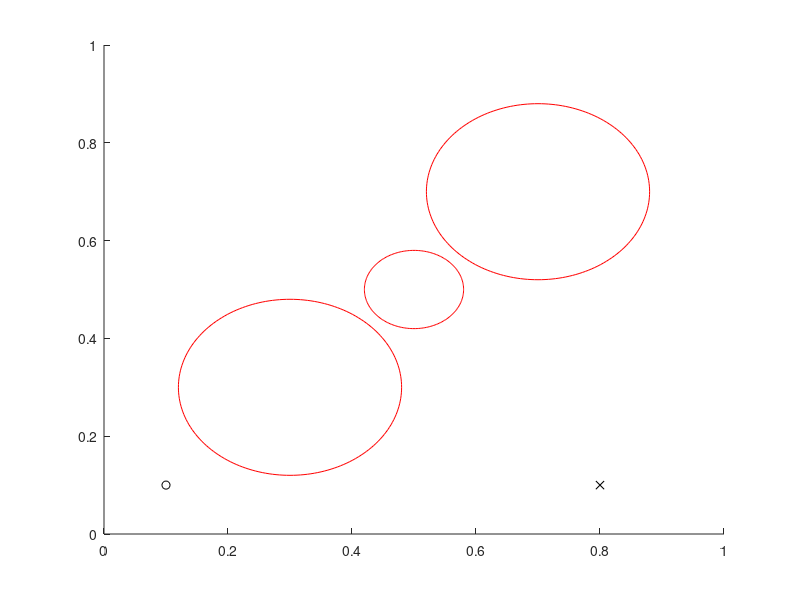

This figure's MATLAB source: (Note: this script raises an error after producing the figure.)
%% Jun You 9/11/17
% This script will demonstrate the improved version of rapidly-exploring random tree called RRT*
% The variables defined to describe vertices which are inputs for the functions used in this script are structured with fields:
%     coord : Array of coordinates [x value, y value]
%     ind : used to number the vertices; will be used to keep track of indices used to create network graphs
% 
% Once ran, you will see tree shaped graph with pink line segments representing graphs. 
% The yellow segment will be removed branch and blue segments will be optimized branch. 
% This is to demontrate the different between RRT and RRT*.
% (RRT will not have the blue branches formed but yellow branches as pink
% braches)
% 
% For information on the algorithm, go to section 3 and 4 of the paper on 
% https://people.eecs.berkeley.edu/~pabbeel/cs287-fa15/optreadings/rrtstar.pdf
%% Initialization
clearvars -except yy
close all
figure; 
axis([0 1 0 1]);
hold on;
% Obstacles (circles)
Obst_1.mid = [0.7,0.7]; Obst_1.rad = .18; % Center and radius of circle
Obst_2.mid = [0.3,0.3]; Obst_2.rad = .18;
Obst_3.mid = [0.5,0.5]; Obst_3.rad = .08;
% Obst_1.mid = [0.7,0.7]; Obst_1.rad = .21; % Center and radius of circle
% Obst_2.mid = [0.3,0.3]; Obst_2.rad = .21;
% Obst_3.mid = [0.5,0.5]; Obst_3.rad = .08;
Obst = [Obst_1,Obst_2,Obst_3]; 
% Plotting Obstacles
for a = 1:length(Obst)
    th = 0:pi/100:2*pi;
    xunit = Obst(a).rad.*cos(th) + Obst(a).mid(1);
    yunit = Obst(a).rad.*sin(th) + Obst(a).mid(2);
    plot(xunit,yunit, 'r');
end
waypoints = cat(1,[0.1,0.1],[0.8,0.1],[0.1,0.8],[0.9,0.9]);
num_iter = 200; %Set number of iteration to create random point
EPS = .05; % Maximum edge length
Near_r = .08; % Maximum searching radius for rebranching

for wp_ind = 1:length(waypoints)-1

%Initial Coordinate
x_init.coord = waypoints(wp_ind,:);
x_init.ind = 1; 
x_goal.coord = waypoints(wp_ind+1,:); % Coordinate of the goal
h = true;
clear Vertex Tree;
Vertex(1) = x_init;
plot(x_init.coord(1), x_init.coord(2),'o','color','black');
plot(x_goal.coord(1), x_goal.coord(2),'x','color','black');
% Using digraph function to keep track of edges using indices of vertices. 
Tree = digraph;
Tree = addnode(Tree, 1);
% Toggle comment (ctrl+R) or uncomment (ctrl+T) the 4 lines below with *** to use previous random points for testing purposes 
yy=[]; %***
while h
    x_rand.coord = [rand(),rand()]; %*** 
    yy=[yy ; x_rand.coord]; %***
%     x_rand.coord = yy(x,:); %***
    x_nearest = Nearest(Vertex,Tree,x_rand);
    x_new = Steer(x_nearest,x_rand,EPS);
    if CollisionFree(x_nearest,x_new,Obst)
        X_near = Near(Vertex,Tree,x_new,Near_r);
        x_new.ind = length(Vertex)+1;
        x_min = x_nearest; 
        c_cost = distances(Tree,1,x_nearest.ind)+Cost(x_nearest,x_new);
        
        % Connect along a minimum-cost path
        for y = 1:length(X_near)
            if CollisionFree(X_near(y),x_new,Obst) && (distances(Tree,1,X_near(y).ind)+Cost(X_near(y),x_new))<c_cost
                x_min = X_near(y); 
                c_cost = distances(Tree,1,X_near(y).ind)+Cost(X_near(y),x_new);
            end
        end
        Vertex = [Vertex x_new];
        Tree = addedge(Tree,[x_min.ind],[x_new.ind],Cost(x_min,x_new));
        
        % Draw edges and vertices to form paths
        line([x_min.coord(1),x_new.coord(1)],[x_min.coord(2),x_new.coord(2)],'Color', 'y', 'LineWidth', 1);
        plot(x_new.coord(1), x_new.coord(2),'x','color','y');
        hold on;
        
        % Rewire the tree to create optimal paths (You may
        % comment/remove this whole for-loop to change to RRT)
        for z = 1:length(X_near)
            nom_cost=[];
            if CollisionFree(x_new,X_near(z),Obst) && (distances(Tree,1,x_new.ind)+Cost(x_new,X_near(z)))<distances(Tree,1,X_near(z).ind)
                parent_ind = predecessors(Tree,X_near(z).ind);
                x_parent = Vertex(parent_ind);
                Tree = rmedge(Tree,[x_parent.ind],[X_near(z).ind]);
                Tree = addedge(Tree,[x_new.ind],[X_near(z).ind],Cost(x_new,X_near(z)));
                                
                % Draw remove old branch (Redrew in white) and replace with better branch (in blue)
                line([x_parent.coord(1),X_near(z).coord(1)],[x_parent.coord(2),X_near(z).coord(2)],'Color', 'y', 'LineWidth', 1)
                line([x_new.coord(1),X_near(z).coord(1)],[x_new.coord(2),X_near(z).coord(2)],'Color', 'y', 'LineWidth', 1)
                drawnow;
                hold on;
            end
        end
    end
    % Check if the end the last vertex connects to the goal
    if CollisionFree(x_new,x_goal,Obst) && Cost(x_new,x_goal)< 4*EPS
        x_goal.ind = x_new.ind+1;
        Vertex = [Vertex x_goal];
        Tree = addedge(Tree,[x_new.ind],[x_goal.ind],Cost(x_new,x_goal));
        plot(x_goal.coord(1), x_goal.coord(2),'x','color','black');
        path = shortestpath(Tree,1,x_goal.ind);
        for j = 1:length(path)-1
            line([Vertex(path(j)).coord(1),Vertex(path(j+1)).coord(1)],[Vertex(path(j)).coord(2),Vertex(path(j+1)).coord(2)],'Color', 'black', 'LineWidth', 1)
        end
        h = false;
    end
end
end
% The script below is another way of plotting paths. Use this if you want to graph directly from the network graph. 
% figure;
% plot(Tree)
% figure;
% for aaa = 1:length(Vertex)
%     plot(Vertex(aaa).coord(1), Vertex(aaa).coord(2),'x','color','b');
%     drawnow;
%     hold on;
% end
% edges = Tree.Edges.EndNodes;
% for a = 1:length(Tree.Edges.EndNodes)
%     line([Vertex(edges(a,1)).coord(1),Vertex(edges(a,2)).coord(1)],[Vertex(edges(a,1)).coord(2),Vertex(edges(a,2)).coord(2)],'Color', 'm', 'LineWidth', 1)
%     drawnow;
%     hold on;
% end